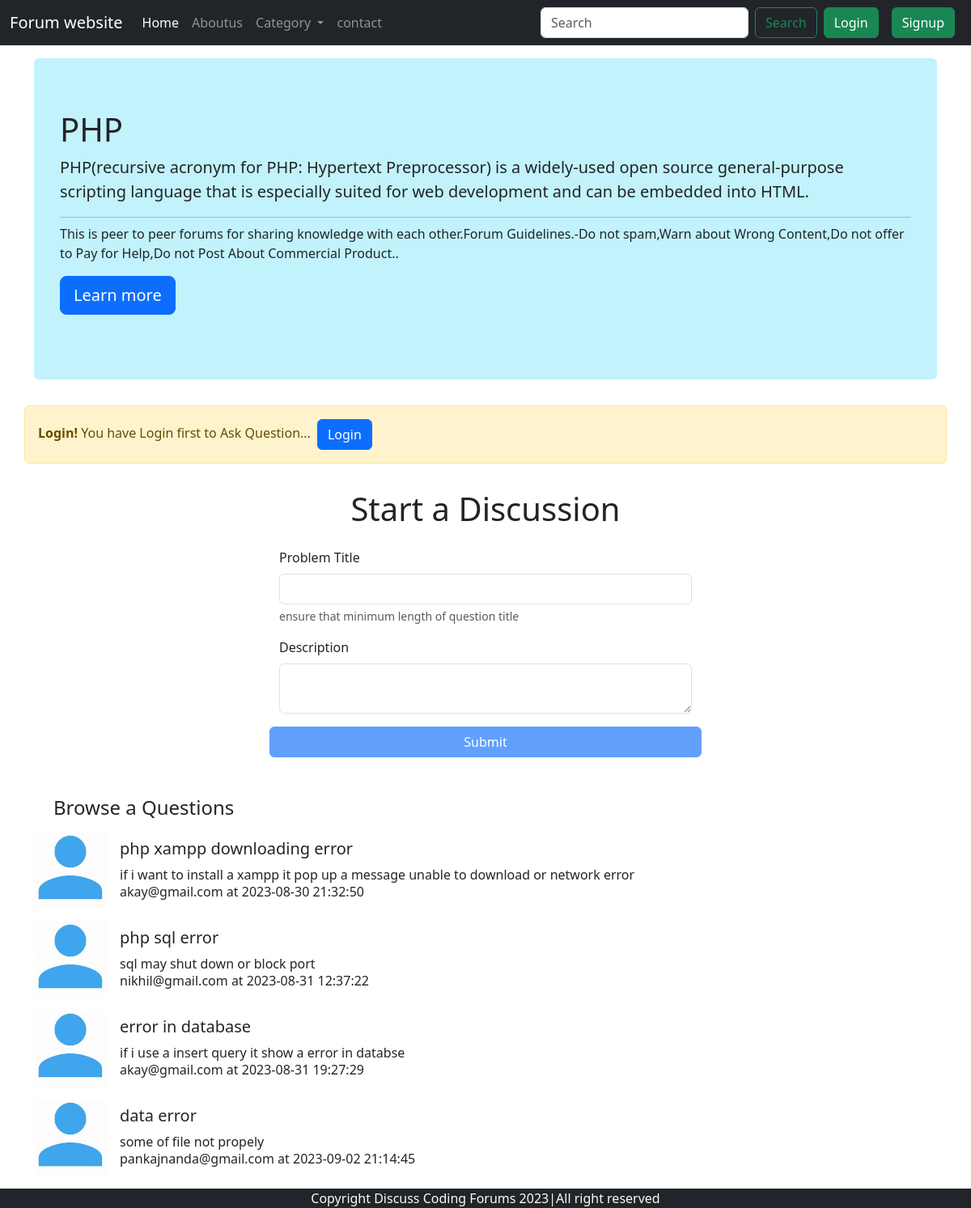
The page /forum/threadlist.php?catid=1 on the database its author committed.
### tables this page shows
CREATE TABLE `category` (
  `category_id` int(8) NOT NULL,
  `category_name` varchar(255) NOT NULL,
  `category_description` varchar(255) NOT NULL,
  `created_time` datetime NOT NULL DEFAULT current_timestamp()
);

CREATE TABLE `threads` (
  `thread_id` int(20) NOT NULL,
  `thread_title` varchar(255) NOT NULL,
  `thread_description` varchar(255) NOT NULL,
  `thread_category_id` int(20) NOT NULL,
  `thread_user_id` int(20) NOT NULL,
  `threadtimestamp` datetime NOT NULL DEFAULT current_timestamp()
);

CREATE TABLE `users` (
  `user_id` int(20) NOT NULL,
  `user_email` varchar(255) NOT NULL,
  `user_password` varchar(255) NOT NULL,
  `user_time` datetime NOT NULL DEFAULT current_timestamp()
);

### forum/threadlist.php (the view, shortened to what this page needs)
<!doctype html>
<html lang="en">
  <head>
    <link rel="stylesheet" href="https://cdn.jsdelivr.net/npm/bootstrap@4.0.0/dist/css/bootstrap.min.css">
    <link href="https://cdn.jsdelivr.net/npm/bootstrap@5.3.1/dist/css/bootstrap.min.css" rel="stylesheet">
  </head>
  <body>
  <?php require 'dbms.php'; ?>
    <?php require 'navbar.php'; ?>
    <?php
    $id=$_GET['catid'];
    $sql="SELECT * FROM `category` WHERE `category_id`= $id";
    $res=mysqli_query($conn,$sql);
    while($row=mysqli_fetch_assoc($res))
      {
        $catname=$row['category_name'];
        $catdesc=$row['category_description'];
      }
    ?>
<div class="container my-3">
<div class=" bg-info text-dark bg-opacity-25 rounded jumbotron">
  <h1 class="display-6"><?php echo"$catname"?></h1>
  <p class="lead"><?php echo"$catdesc"?></p>
  <hr class="my-2">
  <p>This is peer to peer forums for sharing knowledge with each other.Forum Guidelines.-Do not spam,Warn about Wrong Content,Do not offer to Pay for Help,Do not Post About Commercial Product..</p>
  <p class="lead">
    <a class="btn btn-primary btn-lg" href="#" role="button">Learn more</a>
  </p>
</div>
</div>
<?php
if(isset($_SESSION['loggedin'])&& $_SESSION['loggedin']==true)
{
echo'<div class="container mb-5 ">
  <h1 class="py-3 text-center">Start a Discussion</h1>
  <form action="', $_SERVER["REQUEST_URI"],'" method="POST">
      <div class="container row mx-auto col-10 col-md-8 col-lg-6">
  <div class="mb-3">
    <label for="questiontitle" class="form-label">Problem Title</label>
    <input type="text" name="question" class="form-control" id="email" aria-describedby="emailHelp">
    <div id="emailHelp" class="form-text">ensure that minimum length of question title</div>
  </div>
  <div class="mb-3">
    <label for="exampleInputPassword1" class="form-label">Description</label>
    <textarea name="description"  row="4" cols="50" class="form-control" id="textarea"> </textarea>
    <input type="hidden" name="user_id" value="',$_SESSION['user_id'],'">
  </div>
  <button type="submit" class="btn btn-primary">Submit</button>
      </div>
</form>
    </div>';
}
else{
  echo'<div class="container mt-3 alert alert-warning alert-dismissible fade show" role="alert">
  <strong>Login! </strong>
  You have Login first to Ask Question...<button class=" btn btn-primary btn-t mx-2" data-bs-toggle="modal" data-bs-target="#loginmodal">Login</button>
  </div>';
  echo'<div class="container mb-5 ">
  <h1 class="py-3 text-center">Start a Discussion</h1>
  <form >
      <div class="container row mx-auto col-10 col-md-8 col-lg-6">
  <div class="mb-3">
    <label for="questiontitle" class="form-label">Problem Title</label>
    <input type="text" name="question" class="form-control" id="email" aria-describedby="emailHelp">
    <div id="emailHelp" class="form-text">ensure that minimum length of question title</div>
  </div>
  <div class="mb-3">
    <label for="exampleInputPassword1" class="form-label">Description</label>
    <textarea name="description"  row="4" cols="50" class="form-control" id="textarea"> </textarea>
  </div>
  <button type="submit" class="btn btn-primary" disabled>Submit</button>
      </div>
</form>
    </div>';
}
?>
  <div class="container mb-3 ">
    <h4 class="ml-4">Browse a Questions</h4>
</div>
  <?php
    $id=$_GET['catid'];
    $sql="SELECT * FROM `threads` WHERE `thread_category_id`= $id";
    $res=mysqli_query($conn,$sql);
    while($row=mysqli_fetch_assoc($res))
      {
        $threadid=$row['thread_id'];
        $threadtitle=$row['thread_title'];
        $threaddesc=$row['thread_description'];
        $threadtime=$row['threadtimestamp'];
        $threaduserid=$row['thread_user_id'];
        $sql2="SELECT * FROM `users` where `user_id`='$threaduserid'";
        $res2=mysqli_query($conn,$sql2);
        $row2=mysqli_fetch_assoc($res2);
       echo'<div class=" container mb-3">
       <div class="media">
  <img class="mr-3" src="../img/user.jfif"  width="90px" alt="Generic placeholder image">
  <div class="media-body">
    <h5 class="mt-2"> <a class=" text-decoration-none text-dark " href="thread.php?threadid=',$threadid,'">',$threadtitle,' </a></h5>',$threaddesc,'<br><h5 class="fs-6">',$row2['user_email'],'&nbspat ',$threadtime,
    '<h5>
  </div>
</div>
</div>';
      }
    ?>
<?php require 'footer.php'; ?>
  </body>
</html>

### rows shown on the page
category: category_name "PHP", category_description "PHP(recursive acronym for PHP: Hypertext Preprocessor) is a widely-used open source general-purpose scripting language that is especially suited for web development and can be embedded into HTML."
threads: thread_title "php xampp downloading error", thread_description "if i want to install a xampp it pop up a message unable to download or network error", users.user_email "akay@gmail.com", threadtimestamp "2023-08-30 21:32:50"
threads: thread_title "php sql error", thread_description "sql may shut down or block port", users.user_email "nikhil@gmail.com", threadtimestamp "2023-08-31 12:37:22"
threads: thread_title "error in database", thread_description "if i use a insert query it show a error in databse", users.user_email "akay@gmail.com", threadtimestamp "2023-08-31 19:27:29"
threads: thread_title "data error", thread_description "some of file not propely", users.user_email "pankajnanda@gmail.com", threadtimestamp "2023-09-02 21:14:45"
